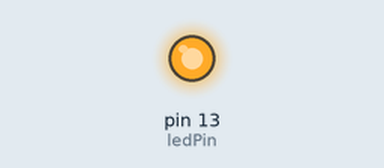
This sketch was run on a simulated Arduino Uno, built with avr-gcc and run on an emulated ATmega328P. Parts: output pins drawn as LEDs (lit = HIGH).

Above: at 1.5 s.
At 4.5 s:
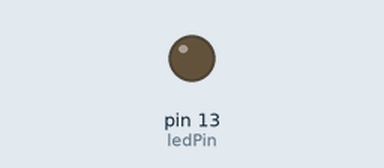
Timing chart, 0 to 7.8 s (numbered marks = the images above):
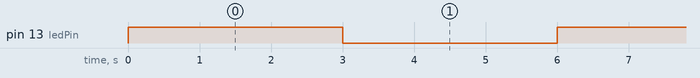

Measured:
- by itself, pin 13 (ledPin): alternates HIGH for 3.0 s and LOW for 3.0 s

The sketch:

sketch_mar31a.ino
```cpp
int ledPin = 13;
int delayPeriod = 3000;

void setup() {
  // put your setup code here, to run once:
  pinMode(ledPin, OUTPUT);
}

void loop() {
  // put your main code here, to run repeatedly:
  digitalWrite(ledPin, HIGH);
  delay(delayPeriod);
  digitalWrite(ledPin, LOW);
  delay(delayPeriod);
  //delayPeriod = delayPeriod + 100;
  //if (delayPeriod > 3000)
  //{
  //  delayPeriod = 100;
  //}

}
```
